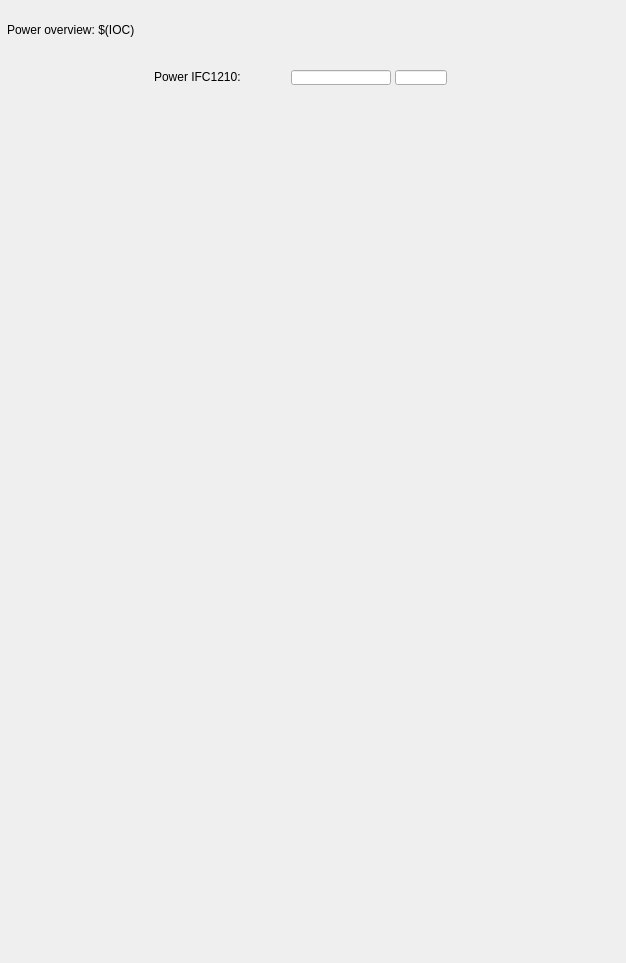
<?xml version="1.0" encoding="UTF-8"?>
<ui version="4.0">
 <class>MainWindow</class>
 <widget class="QMainWindow" name="MainWindow">
  <property name="geometry">
   <rect>
    <x>0</x>
    <y>0</y>
    <width>626</width>
    <height>963</height>
   </rect>
  </property>
  <property name="styleSheet">
   <string>

QWidget#centralWidget {background: rgba(218, 218, 218, 255);}

caTable {
       font: 10pt;
       background: cornsilk;
       alternate-background-color: wheat;
}

caLineEdit {
     border-radius: 1px;
     background: lightyellow;
     color: black;
 }

caTextEntry {
    color: rgb(127, 0, 63);
    background-color: cornsilk;
    selection-color: #0a214c;
    selection-background-color: wheat;
    border: 1px groove black;
    border-radius: 1px;
    padding: 1px;
}

caTextEntry:focus {
    padding: 0px;
    border: 2px groove darkred;
    border-radius: 1px;
}

QPushButton {
      border-color: #00b;
      border-radius: 2px;
      padding: 3px;
      border-width: 1px;

	background: qlineargradient(spread:pad, x1:0, y1:0, x2:0, y2:1,
						   stop:0   rgba(224, 239, 255, 255),
						   stop:0.5 rgba(199, 215, 230, 255),
						   stop:1   rgba(184, 214, 236, 255));
}
QPushButton:hover {
	background: qlineargradient(spread:pad, x1:0, y1:0, x2:0, y2:1,
						stop:0   rgba(201, 226, 255, 255),
						stop:0.5 rgba(177, 204, 230, 255),
						stop:1   rgba(163, 205, 236, 255));
}
QPushButton:pressed {
	background: qlineargradient(spread:pad, x1:0, y1:0, x2:0, y2:1,
						stop:0   rgba(174, 219, 255, 255),
						stop:0.5 rgba(165, 199, 230, 255),
						stop:1   rgba(134, 188, 236, 255));
}

QPushButton:disabled {
	background: qlineargradient(spread:pad, x1:0, y1:0, x2:0, y2:1,
						stop:0   rgba(174, 219, 255, 255),
						stop:0.5 rgba(165, 199, 230, 255),
						stop:1   rgba(134, 188, 236, 255));
}

caChoice {
      background: qlineargradient(x1: 0, y1: 0, x2: 0, y2: 1,
                                  stop: 0 #E1E1E1, stop: 0.4 #DDDDDD,
                                  stop: 0.5 #D8D8D8, stop: 1.0 #D3D3D3);
}

caChoice &gt; QPushButton {
      text-align: left;
      padding: 1px;
}

/* when font specified, no font sizing is done any more,  font: 10pt; is not bad. You could Enable this when you converted from .adl files
caRelatedDisplay  &gt; QPushButton {
font: 10pt;
}

caShellCommand  &gt; QPushButton {
font: 10pt;
}
*/

caSlider::groove:horizontal {
border: 1px solid #bbb;
background: lightgrey;
height: 20px;
border-radius: 4px;
}

caSlider::handle:horizontal {
background: red;
border: 1px solid #777;
width: 13px;
margin-top: -2px;
margin-bottom: -2px;
border-radius: 2px;
}



</string>
  </property>
  <widget class="QWidget" name="centralWidget">
   <widget class="caGraphics" name="caRectangle_0">
    <property name="geometry">
     <rect>
      <x>6</x>
      <y>56</y>
      <width>599</width>
      <height>44</height>
     </rect>
    </property>
    <property name="foreground">
     <color>
      <red>145</red>
      <green>145</green>
      <blue>145</blue>
     </color>
    </property>
    <property name="linestyle" stdset="0">
     <enum>caGraphics::Solid</enum>
    </property>
    <property name="fillstyle" stdset="0">
     <enum>caGraphics::Filled</enum>
    </property>
    <property name="lineColor">
     <color>
      <red>145</red>
      <green>145</green>
      <blue>145</blue>
     </color>
    </property>
    <property name="form">
     <enum>caGraphics::Rectangle</enum>
    </property>
   </widget>
   <widget class="caLabel" name="caLabel_1">
    <property name="geometry">
     <rect>
      <x>7</x>
      <y>10</y>
      <width>605</width>
      <height>40</height>
     </rect>
    </property>
    <property name="text">
     <string>Power overview: $(IOC)</string>
    </property>
    <property name="alignment">
     <set>Qt::AlignAbsolute|Qt::AlignLeading|Qt::AlignLeft|Qt::AlignVCenter</set>
    </property>
    <property name="fontScaleMode">
     <enum>ESimpleLabel::Height</enum>
    </property>
    <property name="foreground">
     <color>
      <red>0</red>
      <green>0</green>
      <blue>0</blue>
     </color>
    </property>
    <property name="background">
     <color alpha="0">
      <red>0</red>
      <green>0</green>
      <blue>0</blue>
     </color>
    </property>
    <property name="frameShape">
     <enum>QFrame::NoFrame</enum>
    </property>
   </widget>
   <widget class="caInclude" name="caInclude_0">
    <property name="geometry">
     <rect>
      <x>4</x>
      <y>105</y>
      <width>618</width>
      <height>328</height>
     </rect>
    </property>
    <property name="macro">
     <string>IOC=$(IOC),SUBDEV=$(SUBDEV)</string>
    </property>
    <property name="filename" stdset="0">
     <string notr="true">ifcmon_include_pwrmon.ui</string>
    </property>
   </widget>
   <widget class="caInclude" name="caInclude_1">
    <property name="geometry">
     <rect>
      <x>20</x>
      <y>440</y>
      <width>587</width>
      <height>515</height>
     </rect>
    </property>
    <property name="macro">
     <string>IOC=$(IOC)</string>
    </property>
    <property name="filename" stdset="0">
     <string notr="true">ifcmon_include_pwrdcdc.ui</string>
    </property>
   </widget>
   <widget class="caLineEdit" name="caLineEdit_0">
    <property name="geometry">
     <rect>
      <x>291</x>
      <y>70</y>
      <width>100</width>
      <height>15</height>
     </rect>
    </property>
    <property name="alignment">
     <set>Qt::AlignAbsolute|Qt::AlignRight|Qt::AlignTrailing|Qt::AlignVCenter</set>
    </property>
    <property name="channel" stdset="0">
     <string>$(IOC):IFC1210-PWRMON-DISS</string>
    </property>
    <property name="foreground">
     <color>
      <red>39</red>
      <green>84</green>
      <blue>141</blue>
     </color>
    </property>
    <property name="background">
     <color>
      <red>236</red>
      <green>236</green>
      <blue>236</blue>
     </color>
    </property>
    <property name="colorMode">
     <enum>caLineEdit::Static</enum>
    </property>
    <property name="precisionMode">
     <enum>caLineEdit::Channel</enum>
    </property>
    <property name="limitsMode">
     <enum>caLineEdit::Channel</enum>
    </property>
    <property name="maxValue">
     <double>1.000000000000000</double>
    </property>
    <property name="minValue">
     <double>0.000000000000000</double>
    </property>
    <property name="fontScaleMode" stdset="0">
     <enum>caLineEdit::Height</enum>
    </property>
    <property name="formatType">
     <enum>caLineEdit::decimal</enum>
    </property>
   </widget>
   <widget class="caLineEdit" name="caLineEdit_1">
    <property name="geometry">
     <rect>
      <x>395</x>
      <y>70</y>
      <width>52</width>
      <height>15</height>
     </rect>
    </property>
    <property name="alignment">
     <set>Qt::AlignAbsolute|Qt::AlignLeading|Qt::AlignLeft|Qt::AlignVCenter</set>
    </property>
    <property name="channel" stdset="0">
     <string>$(IOC):IFC1210-PWRMON-DISS.EGU</string>
    </property>
    <property name="foreground">
     <color>
      <red>0</red>
      <green>0</green>
      <blue>0</blue>
     </color>
    </property>
    <property name="background">
     <color>
      <red>218</red>
      <green>218</green>
      <blue>218</blue>
     </color>
    </property>
    <property name="colorMode">
     <enum>caLineEdit::Static</enum>
    </property>
    <property name="precisionMode">
     <enum>caLineEdit::Channel</enum>
    </property>
    <property name="limitsMode">
     <enum>caLineEdit::Channel</enum>
    </property>
    <property name="maxValue">
     <double>1.000000000000000</double>
    </property>
    <property name="minValue">
     <double>0.000000000000000</double>
    </property>
    <property name="fontScaleMode" stdset="0">
     <enum>caLineEdit::Height</enum>
    </property>
    <property name="formatType">
     <enum>caLineEdit::decimal</enum>
    </property>
   </widget>
   <widget class="caGraphics" name="caGraphics_0">
    <property name="geometry">
     <rect>
      <x>450</x>
      <y>69</y>
      <width>18</width>
      <height>18</height>
     </rect>
    </property>
    <property name="foreground">
     <color>
      <red>70</red>
      <green>70</green>
      <blue>70</blue>
     </color>
    </property>
    <property name="linestyle" stdset="0">
     <enum>caGraphics::Solid</enum>
    </property>
    <property name="fillstyle" stdset="0">
     <enum>caGraphics::Filled</enum>
    </property>
    <property name="lineColor">
     <color>
      <red>70</red>
      <green>70</green>
      <blue>70</blue>
     </color>
    </property>
    <property name="form">
     <enum>caGraphics::Circle</enum>
    </property>
   </widget>
   <widget class="caGraphics" name="caGraphics_1">
    <property name="geometry">
     <rect>
      <x>452</x>
      <y>71</y>
      <width>14</width>
      <height>14</height>
     </rect>
    </property>
    <property name="foreground">
     <color>
      <red>214</red>
      <green>127</green>
      <blue>226</blue>
     </color>
    </property>
    <property name="linestyle" stdset="0">
     <enum>caGraphics::Solid</enum>
    </property>
    <property name="fillstyle" stdset="0">
     <enum>caGraphics::Filled</enum>
    </property>
    <property name="lineColor">
     <color>
      <red>214</red>
      <green>127</green>
      <blue>226</blue>
     </color>
    </property>
    <property name="colorMode">
     <enum>caGraphics::Alarm</enum>
    </property>
    <property name="channel" stdset="0">
     <string>$(IOC):IFC1210-PWRMON-DISS</string>
    </property>
    <property name="form">
     <enum>caGraphics::Circle</enum>
    </property>
   </widget>
   <widget class="caLabel" name="caLabel_2">
    <property name="geometry">
     <rect>
      <x>154</x>
      <y>69</y>
      <width>125</width>
      <height>16</height>
     </rect>
    </property>
    <property name="text">
     <string>Power IFC1210:</string>
    </property>
    <property name="alignment">
     <set>Qt::AlignAbsolute|Qt::AlignLeading|Qt::AlignLeft|Qt::AlignVCenter</set>
    </property>
    <property name="fontScaleMode">
     <enum>ESimpleLabel::Height</enum>
    </property>
    <property name="foreground">
     <color>
      <red>0</red>
      <green>0</green>
      <blue>0</blue>
     </color>
    </property>
    <property name="background">
     <color alpha="0">
      <red>0</red>
      <green>0</green>
      <blue>0</blue>
     </color>
    </property>
    <property name="frameShape">
     <enum>QFrame::NoFrame</enum>
    </property>
   </widget>
   <zorder>caRectangle_0</zorder>
   <zorder>caLabel_1</zorder>
   <zorder>caInclude_0</zorder>
   <zorder>caInclude_1</zorder>
   <zorder>caGraphics_0</zorder>
   <zorder>caLabel_2</zorder>
   <zorder>caGraphics_1</zorder>
   <zorder>caLineEdit_0</zorder>
   <zorder>caLineEdit_1</zorder>
  </widget>
 </widget>
 <customwidgets>
  <customwidget>
   <class>caLabel</class>
   <extends>QLabel</extends>
   <header>caLabel</header>
  </customwidget>
  <customwidget>
   <class>caGraphics</class>
   <extends>QWidget</extends>
   <header>caGraphics</header>
  </customwidget>
  <customwidget>
   <class>caInclude</class>
   <extends>QWidget</extends>
   <header>caInclude</header>
  </customwidget>
  <customwidget>
   <class>caLineEdit</class>
   <extends>QLineEdit</extends>
   <header>caLineEdit</header>
  </customwidget>
 </customwidgets>
 <resources/>
 <connections/>
</ui>
